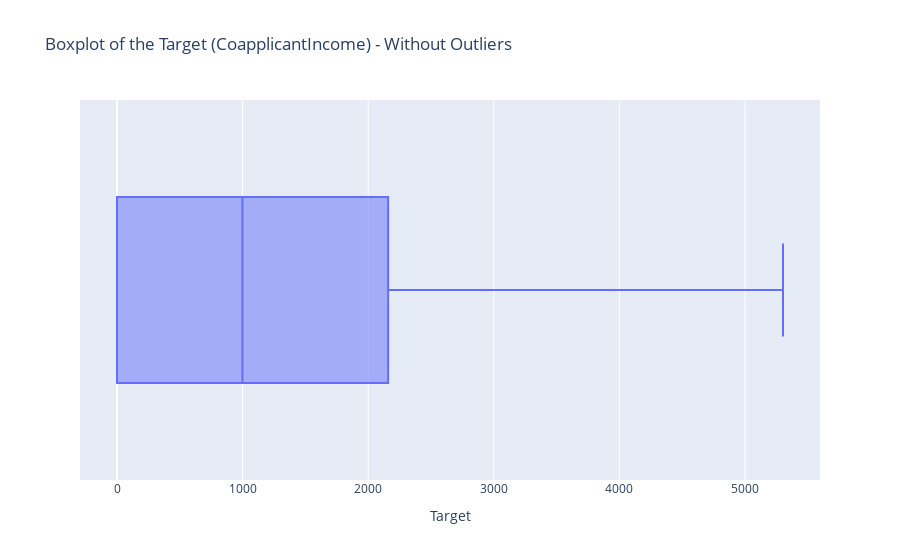

Here is the notebook cell this chart was saved with:
### Code cell
mask_CoapplicantIncome = df['CoapplicantIncome'] <= 5302

print(df[mask_CoapplicantIncome].head())
print(df[mask_CoapplicantIncome].info())

fig = px.box(
    data_frame=df[mask_CoapplicantIncome], 
    x='CoapplicantIncome', 
    orientation='h',
    title='Boxplot of the Target (CoapplicantIncome) - Without Outliers')

fig.update_layout(xaxis_title='Target')
fig.show()

### Figure 1 — Plotly figure (JSON) as saved in the notebook; plotly's stock layout.template omitted (floating-point values rounded to 4 significant figures; data arrays with more than 128 entries replaced by an {"elided": "..."} marker saying what was removed)
{"data": [{"alignmentgroup": "True", "hovertemplate": "CoapplicantIncome=%{x}<extra></extra>", "legendgroup": "", "marker": {"color": "#636efa"}, "name": "", "notched": false, "offsetgroup": "", "orientation": "h", "showlegend": false, "type": "box", "x": {"elided": "528 float values"}, "x0": " ", "xaxis": "x", "y0": " ", "yaxis": "y"}], "layout": {"boxmode": "group", "legend": {"tracegroupgap": 0}, "title": {"text": "Boxplot of the Target (CoapplicantIncome) - Without Outliers"}, "xaxis": {"anchor": "y", "domain": [0, 1], "title": {"text": "Target"}}, "yaxis": {"anchor": "x", "domain": [0, 1]}}}
